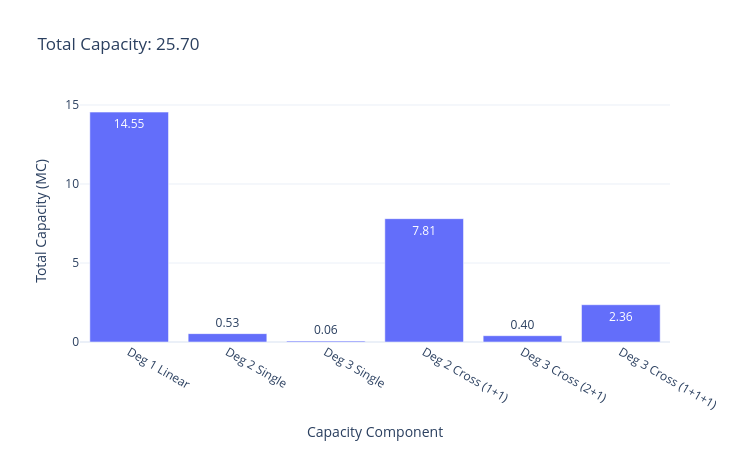

Here is the notebook cell this chart was saved with:
### Code cell
categories = [
    "Deg 1 Linear",
    "Deg 2 Single",
    "Deg 3 Single",
    "Deg 2 Cross (1+1)",
    "Deg 3 Cross (2+1)",
    "Deg 3 Cross (1+1+1)",
]

fig_bar = go.Figure(
    data=go.Bar(
        x=categories,
        y=rng_trials_results_avg,
        text=[f"{v:.2f}" for v in rng_trials_results_avg],
        textposition="auto",
    )
)

fig_bar.update_layout(
    title=f"Total Capacity: {sum(rng_trials_results_avg):.2f}",
    xaxis_title="Capacity Component",
    yaxis_title="Total Capacity (MC)",
    template="plotly_white",
    width=750,
    height=450,
)

fig_bar.show()

### Figure 1 — Plotly figure (JSON) as saved in the notebook; plotly's stock layout.template omitted (floating-point values rounded to 4 significant figures)
{"data": [{"text": ["14.55", "0.53", "0.06", "7.81", "0.40", "2.36"], "textposition": "auto", "type": "bar", "x": ["Deg 1 Linear", "Deg 2 Single", "Deg 3 Single", "Deg 2 Cross (1+1)", "Deg 3 Cross (2+1)", "Deg 3 Cross (1+1+1)"], "y": [14.55, 0.53, 0.05808, 7.805, 0.3996, 2.359]}], "layout": {"height": 450, "title": {"text": "Total Capacity: 25.70"}, "width": 750, "xaxis": {"title": {"text": "Capacity Component"}}, "yaxis": {"title": {"text": "Total Capacity (MC)"}}}}
